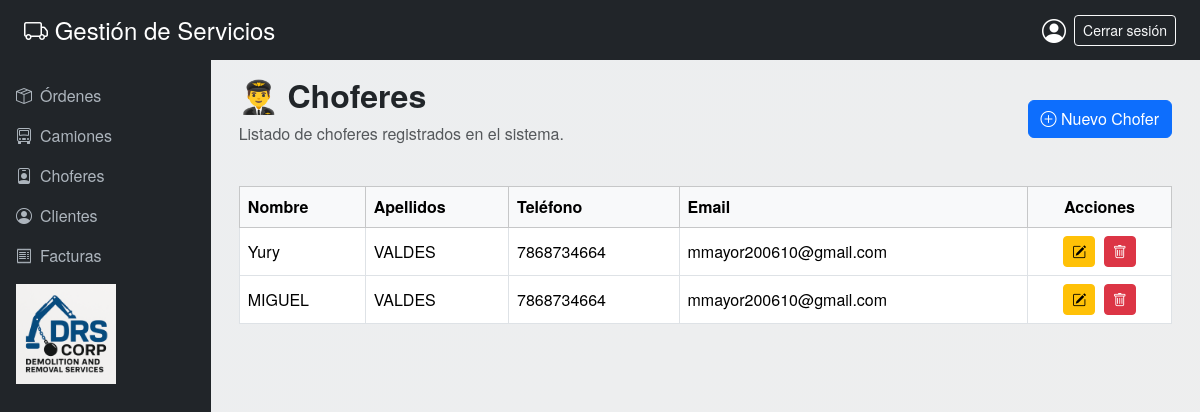
Screenshot of /choferes with the database file from the repository.
### app/models.py (models this page shows, shortened)
class Chofer(db.Model):
    id = db.Column(db.Integer, primary_key=True)
    nombre = db.Column(db.String(64), nullable=False)
    apellidos = db.Column(db.String(64), nullable=False)
    telefono = db.Column(db.String(20), nullable=True)
    email = db.Column(db.String(128), nullable=True)
    ordenes = db.relationship("Factura", backref="chofer", lazy=True)

### app/routes.py (the view)
@app.route("/choferes")
def listar_choferes():
    choferes = Chofer.query.all()
    return render_template("choferes.html", choferes=choferes)

### app/templates/choferes.html (shortened to what this page needs)
{% extends "layout.html" %}
{% block content %}
<div class="container">
  <div class="d-flex justify-content-between align-items-center mb-4">
    <div>
      <h2 class="fw-bold">👨‍✈️ Choferes</h2>
      <p class="text-muted">Listado de choferes registrados en el sistema.</p>
    </div>
    <a href="{{ url_for('nuevo_chofer') }}" class="btn btn-primary">
      <i class="bi bi-plus-circle"></i> Nuevo Chofer
    </a>
  </div>
  <div class="table-responsive">
    <table class="table table-bordered table-hover align-middle">
      <thead class="table-light">
        <tr>
          <th>Nombre</th>
          <th>Apellidos</th>
          <th>Teléfono</th>
          <th>Email</th>
          <th class="text-center">Acciones</th>
        </tr>
      </thead>
      <tbody>
        {% for c in choferes %}
        <tr>
          <td>{{ c.nombre }}</td>
          <td>{{ c.apellidos }}</td>
          <td>{{ c.telefono or '—' }}</td>
          <td>{{ c.email or '—' }}</td>
          <td class="text-center">
            <a href="{{ url_for('editar_chofer', id=c.id) }}" class="btn btn-sm btn-warning me-1" title="Editar">
              <i class="bi bi-pencil-square"></i>
            </a>
            <form action="{{ url_for('eliminar_chofer', id=c.id) }}" method="POST" class="d-inline" onsubmit="return confirm('¿Eliminar chofer?');">
              <button type="submit" class="btn btn-sm btn-danger" title="Eliminar">
                <i class="bi bi-trash"></i>
              </button>
            </form>
          </td>
        </tr>
        {% endfor %}
      </tbody>
    </table>
  </div>
</div>
{% endblock %}

### app/templates/layout.html (style rules this page uses)
body { background: linear-gradient(to bottom right, #eceef0, #eeeeee); background-attachment: fixed; font-family: 'Helvetica Neue', sans-serif; display: flex; flex-direction: column; height: 100vh; margin: 0; }

### rows the page displays
Chofer: nombre "Yury", apellidos "VALDES", telefono "7868734664", email "mmayor200610@gmail.com"
Chofer: nombre "MIGUEL", apellidos "VALDES", telefono "7868734664", email "mmayor200610@gmail.com"
